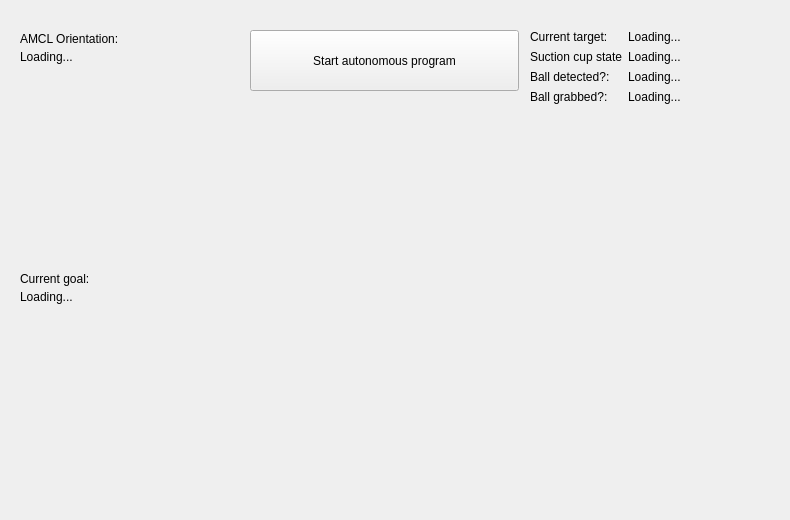
    <widget class="QWidget" name="tab_2">
     <attribute name="title">
      <string>Autonomous operation</string>
     </attribute>
     <widget class="QLabel" name="amcl_pose_text_3">
      <property name="geometry">
       <rect>
        <x>20</x>
        <y>50</y>
        <width>231</width>
        <height>221</height>
       </rect>
      </property>
      <property name="text">
       <string>Loading...</string>
      </property>
      <property name="alignment">
       <set>Qt::AlignLeading|Qt::AlignLeft|Qt::AlignTop</set>
      </property>
     </widget>
     <widget class="QLabel" name="amcl_pose_3">
      <property name="geometry">
       <rect>
        <x>20</x>
        <y>30</y>
        <width>141</width>
        <height>17</height>
       </rect>
      </property>
      <property name="text">
       <string>AMCL Orientation:</string>
      </property>
     </widget>
     <widget class="QWidget" name="formLayoutWidget_2">
      <property name="geometry">
       <rect>
        <x>530</x>
        <y>30</y>
        <width>251</width>
        <height>351</height>
       </rect>
      </property>
      <layout class="QFormLayout" name="formLayout_2">
       <property name="fieldGrowthPolicy">
        <enum>QFormLayout::AllNonFixedFieldsGrow</enum>
       </property>
       <item row="4" column="0">
        <widget class="QLabel" name="label_10">
         <property name="text">
          <string>Current target:</string>
         </property>
        </widget>
       </item>
       <item row="4" column="1">
        <widget class="QLabel" name="current_target_2">
         <property name="text">
          <string>Loading...</string>
         </property>
        </widget>
       </item>
       <item row="5" column="0">
        <widget class="QLabel" name="label_8">
         <property name="text">
          <string>Suction cup state</string>
         </property>
        </widget>
       </item>
       <item row="5" column="1">
        <widget class="QLabel" name="gripper_state_2">
         <property name="text">
          <string>Loading...</string>
         </property>
        </widget>
       </item>
       <item row="6" column="0">
        <widget class="QLabel" name="label_9">
         <property name="text">
          <string>Ball detected?:</string>
         </property>
        </widget>
       </item>
       <item row="6" column="1">
        <widget class="QLabel" name="ball_detected_2">
         <property name="text">
          <string>Loading...</string>
         </property>
        </widget>
       </item>
       <item row="7" column="0">
        <widget class="QLabel" name="label_6">
         <property name="text">
          <string>Ball grabbed?:</string>
         </property>
        </widget>
       </item>
       <item row="7" column="1">
        <widget class="QLabel" name="ball_grabbed_2">
         <property name="text">
          <string>Loading...</string>
         </property>
        </widget>
       </item>
      </layout>
     </widget>
     <widget class="QLabel" name="goal_pose_text">
      <property name="geometry">
       <rect>
        <x>20</x>
        <y>290</y>
        <width>231</width>
        <height>221</height>
       </rect>
      </property>
      <property name="text">
       <string>Loading...</string>
      </property>
      <property name="alignment">
       <set>Qt::AlignLeading|Qt::AlignLeft|Qt::AlignTop</set>
      </property>
     </widget>
     <widget class="QLabel" name="amcl_pose_4">
      <property name="geometry">
       <rect>
        <x>20</x>
        <y>270</y>
        <width>141</width>
        <height>17</height>
       </rect>
      </property>
      <property name="text">
       <string>Current goal:</string>
      </property>
     </widget>
     <widget class="QPushButton" name="full_sequence_btn">
      <property name="geometry">
       <rect>
        <x>250</x>
        <y>30</y>
        <width>269</width>
        <height>61</height>
       </rect>
      </property>
      <property name="text">
       <string>Start autonomous program</string>
      </property>
     </widget>
    </widget>
